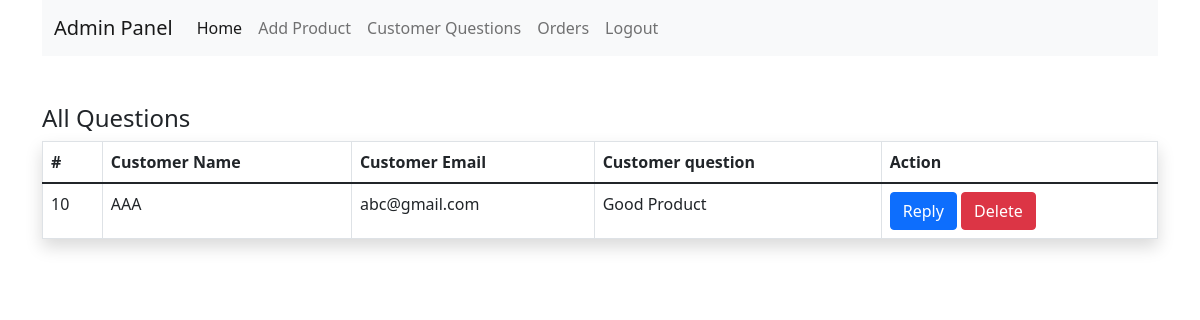
The page /source/php/customerQustions.php (signed in) on the database its author committed.
### tables this page shows
CREATE TABLE `feedback` (
  `name` varchar(50) NOT NULL,
  `email` varchar(100) NOT NULL,
  `text` varchar(2000) NOT NULL,
  `id` int(11) NOT NULL
);

### source/php/customerQustions.php (the view, shortened to what this page needs)
<?php
if (isset($_SESSION['adminEmail']) && isset($_SESSION['adminId']) ) {
    function getAllQus($connection)
{
    $sql = "SELECT * FROM feedback ORDER by id ASC";
    $stm = $connection->prepare($sql);
    $stm->execute();
    if ($stm->rowCount() > 0) {
        $qus= $stm ->fetchAll();
    } else {
        $qus = 0;
    }
    return $qus;
}
    require "db_conn.php";
    $qus=getAllQus($connection);
?>
<!DOCTYPE html>
<html lang="en">
<head>
    <link href="https://cdn.jsdelivr.net/npm/bootstrap@5.1.3/dist/css/bootstrap.min.css" rel="stylesheet">
</head>
<body>
    <div class="container">
        <nav class="navbar navbar-expand-lg navbar-light bg-light">
        <div class="container-fluid">
            <a class="navbar-brand" href="admin.php">Admin Panel</a>
            <div class="collapse navbar-collapse" id="navbarSupportedContent">
                <ul class="navbar-nav me-auto mb-2 mb-lg-0">
                    <li class="nav-item">
                    <a class="nav-link active" aria-current="page" href="../../index.php">Home</a>
                    </li>
                    <li class="nav-item">
                        <a class="nav-link"
                        href="AddProduct.php">
                        Add Product
                        </a>
                    </li>
                    <li class="nav-item">
                        <a class="nav-link"
                        href="customerQustions.php">
                        Customer Questions
                        </a>
                    </li>
                    <li class="nav-item">
                        <a class="nav-link"
                        href="Invoice.php">
                        Orders
                        </a>
                    </li>
                    <li class="nav-item">
                        <a class="nav-link"
                        href="logout.php">
                        Logout
                        </a>
                    </li>
                </ul>
            </div>
        </div>
        </nav>
        <?php if ($qus==0) { ?>
            Empty
        <?php } else { ?>
        <h4 class = "mt-5">All Questions</h4>
        <table class="table table-bordered shadow">
            <thead>
                <tr>
                    <th>#</th>
                    <th>Customer Name</th>
                    <th>Customer Email</th>
                    <th>Customer question</th>
                    <th>Action</th>
                </tr>
            </thead>
            <tbody>
                <?php  foreach ($qus as $q) { ?>
                <tr>
                    <td> <?=$q['id'] ?> </td>
                    <td> <?=$q['name'] ?> </td>
                    <td><?=$q['email']?> </td>
                    <td><?=$q['text'] ?> </td>
                    <td>
                            <a  href="mailto://<?=$q['email']?>"
                                class="btn btn-primary" >
                                Reply
                            </a>
                            <a  href="deleteQustion.php?id=<?=$q['id'] ?>"
                                class="btn btn-danger" >
                                Delete
                            </a>
                    </td>
                </tr>
                <?php } ?>
            </tbody>
        </table>
        <?php }  ?>
    </div>
</body>
</html>
<?php } else {
     $msg = "Please Login As An Admin To See The Customer Questions";
    header("Location: LoginAdmin.php?error=$msg");
    exit;
}
?>

### rows shown on the page
feedback: id "10", name "AAA", email "abc@gmail.com", text "Good Product"
